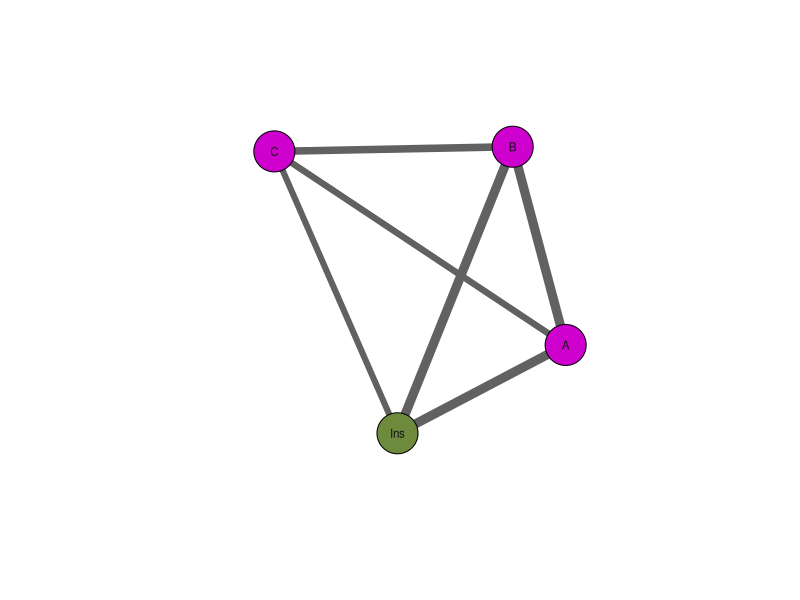
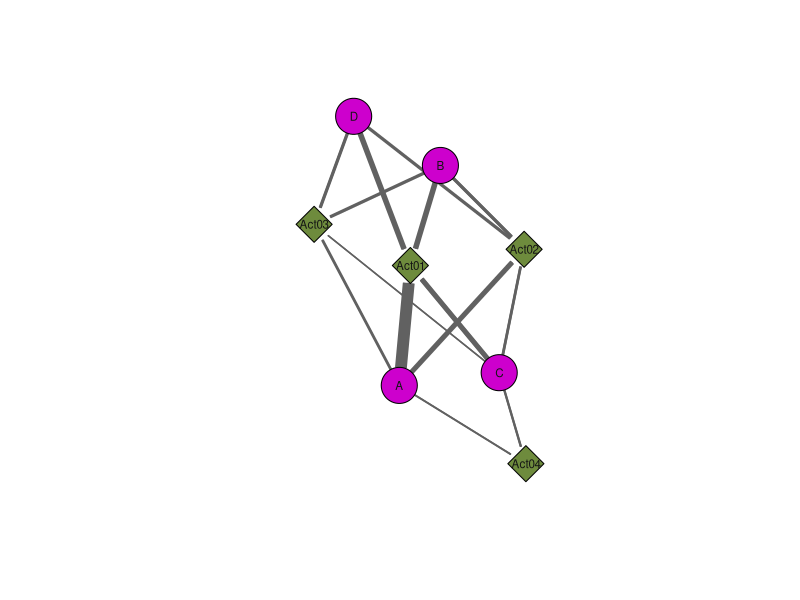
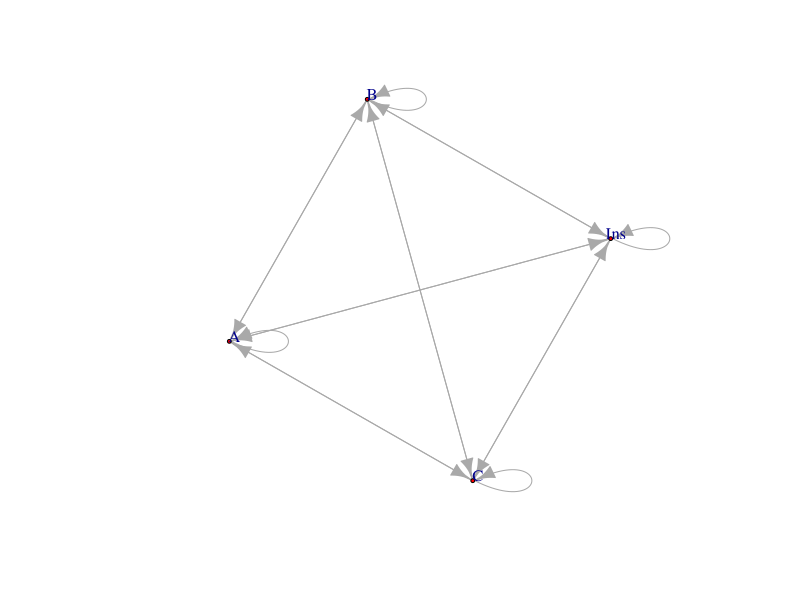
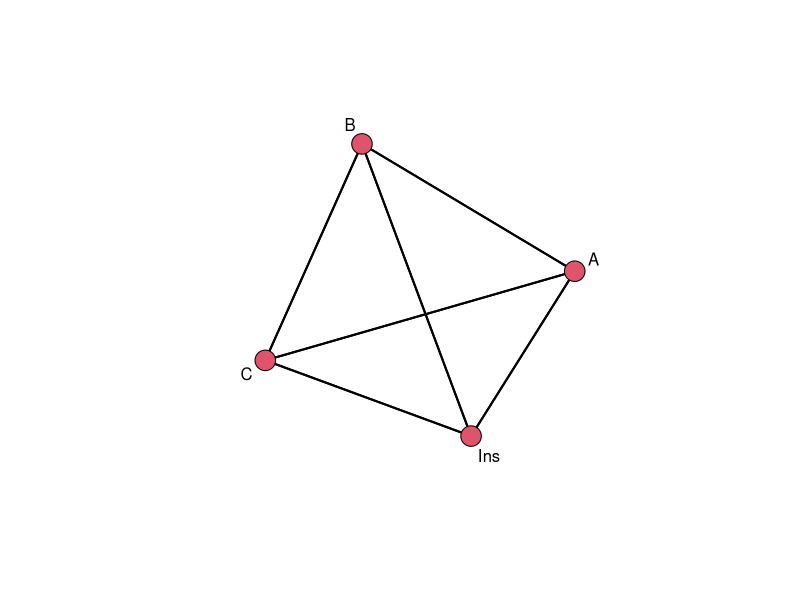

R code for these plots, in order:
## ---- chunk 1
require(sna)
# read data in
one_mode_mat<- as.matrix(read.csv("one_mode_ad_mat.csv", row.names=1))
colnames(one_mode_mat)=c("A","B","C","Ins")
rownames(one_mode_mat)=c("A","B","C","Ins")
# calculate degree
id<-degree(one_mode_mat,gmode="digraph",cmode="indegree")
od<-degree(one_mode_mat,gmode="digraph",cmode="outdegree")
# create color vector to show different colors for student and instructor
stu <- rep("magenta3", 3)
ins <- rep("darkolivegreen4", 1) # final one is the instructor
color <- c(stu, ins)
# plot one-mode network graph
gplot(one_mode_mat, gmode="graph", displaylabels=TRUE, 
      label.cex = 0.7, label.col = "gray8", label.pos = 5,
      vertex.cex=2, vertex.col = color, 
      edge.col = "gray38", edge.lwd=(id+od)/3)
## ---- chunk 2
require(sna)
two_mode_mat<- as.matrix(read.csv("two_mode_ad_mat.csv",row.names=1))
# create edge vector, saving participation frequency
edge<-c(two_mode_mat[,1],two_mode_mat[,2],two_mode_mat[,3],two_mode_mat[,4])
# create color vector to show different colors for people and activities
people <- rep("magenta3", 4)
activity <- rep("darkolivegreen4", 4)
color <- c(people, activity)
# plot two-mode network graph
gplot(two_mode_mat, gmode = "twomode", usearrows = F, displaylabels = T, 
      label.cex = 0.7, label.col = "gray8", label.pos = 5, 
      vertex.col = color, vertex.cex = 2,
      edge.col = "gray38", edge.lwd=edge/2,
      mode="fruchtermanreingold")
## ---- chunk 3
require(reshape2)
require(igraph)
# convert wide-format matrix to long-format edgelist by using melt function
one_mode_ed=melt(one_mode_mat)
# convert edgelist to igraph format
one_mode_graph=graph.data.frame(one_mode_ed)
#plot with igraph, please refer to http://igraph.org/r/doc/plot.common.html for more details
plot(one_mode_graph,vertex.size=2,
     vertex.label.dist=0.5, vertex.color="red")
## ---- chunk 4
#convert igraph to matrix
one_mode_mat02=as.matrix(get.adjacency(one_mode_graph))
# then we can use the previous method to create graphs
gplot(one_mode_mat02,gmode = "graph", usearrows = F, displaylabels = T)
## ---- chunk 5
# use sna package to calculate node-level centralities
node.centrality<-function(x){
           require(sna)
           central.nodes<-cbind(degree(x,cmode="indegree"), degree(x,cmode="outdegree"), betweenness(x,rescale=T),
                                closeness(x,cmode="directed",rescale=T))
           colnames(central.nodes)<-c("indegree","outdegree","betweenness","closeness")
           rownames(central.nodes)<-x%v%"vertex.names"
          
           
           list(central.nodes)
         }


# use igraph to calculate network-level measures
network.measure<-function(x){
      require(igraph)
      graph.measure<-cbind(as.numeric(length(V(x))),
                        as.numeric(length(E(x))),
                        as.numeric(diameter(x)),
                        as.numeric(graph.density(x)),
                        as.numeric(reciprocity(x)),
                        as.numeric(transitivity(x)),
                        as.numeric(average.path.length(x, unconnected=FALSE)), # important
                        as.numeric(mean(graph.strength(x))))
  
                        colnames(graph.measure)<-c("nodes","edges","diameter",
                              "density","reciprocity","transitivity",
                              "average path length","average weighted degree")
                        rownames(graph.measure)<-"x"
                        list(graph.measure)
}
